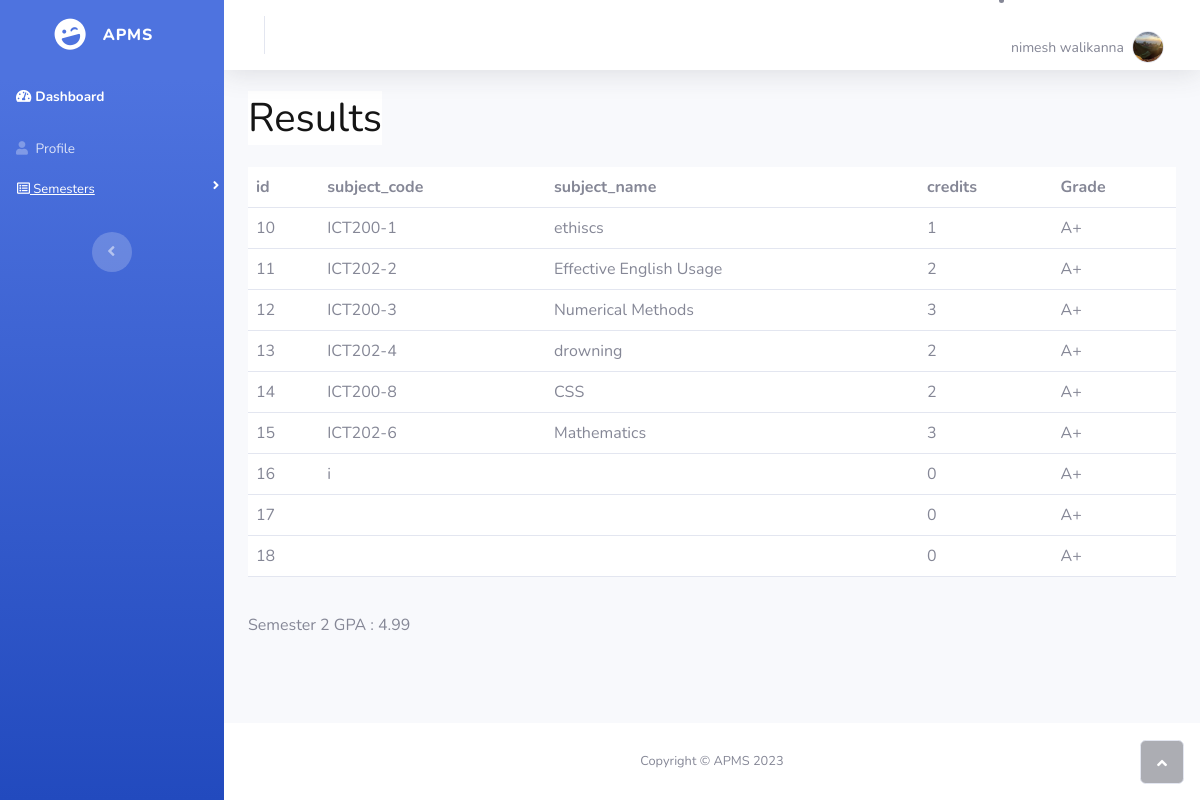
The app's page /student/Student_Semester/Semester_1.php (signed in) with its own data.
### tables this page shows
CREATE TABLE `tbl_students` (
  `stu_id` int(11) NOT NULL,
  `username` varchar(255) NOT NULL,
  `password` varchar(255) NOT NULL,
  `role_id` int(10) NOT NULL,
  `Degree_id` varchar(100) NOT NULL,
  `index_no` varchar(100) NOT NULL,
  `name` varchar(255) NOT NULL,
  `nic` varchar(100) NOT NULL,
  `DOB` date NOT NULL,
  `gender` varchar(100) NOT NULL,
  `address` varchar(255) NOT NULL,
  `tel_no` int(20) NOT NULL,
  `image` varchar(255) NOT NULL,
  `gmail` varchar(255) NOT NULL,
  `linkdin` varchar(255) NOT NULL,
  `github` varchar(255) NOT NULL,
  `bio` varchar(255) NOT NULL,
  `Batch_id` int(20) NOT NULL,
  `batch_index` varchar(100) NOT NULL,
  `Degree_index` varchar(100) NOT NULL,
  `Degree_name` varchar(255) NOT NULL
);

CREATE TABLE `tbl_subject` (
  `subject_id` int(11) NOT NULL,
  `semester_id` int(20) NOT NULL,
  `degree_id` int(20) NOT NULL,
  `semester_number` int(10) NOT NULL,
  `subject_name` varchar(255) NOT NULL,
  `subject_code` varchar(100) NOT NULL,
  `credits` varchar(50) NOT NULL
);

CREATE TABLE `tbl_results_sem1` (
  `result_id` int(11) NOT NULL,
  `enrollment_number` varchar(20) NOT NULL,
  `stu_index` varchar(100) NOT NULL,
  `Batch_id` int(20) NOT NULL,
  `grade_subject_1` varchar(2) NOT NULL,
  `grade_subject_2` varchar(2) NOT NULL,
  `grade_subject_3` varchar(2) NOT NULL,
  `grade_subject_4` varchar(2) NOT NULL,
  `grade_subject_5` varchar(2) NOT NULL,
  `grade_subject_6` varchar(2) NOT NULL,
  `grade_subject_7` varchar(2) NOT NULL,
  `grade_subject_8` varchar(2) NOT NULL,
  `grade_subject_9` varchar(2) NOT NULL,
  `current_gpa` decimal(3,2) DEFAULT NULL,
  `created_at` timestamp NOT NULL DEFAULT current_timestamp()
);

### student/Student_Semester/Semester_1.php (the view, shortened to what this page needs)
<?php include("C:/xampp/htdocs/APMS/student/parts/header.php"); ?>
<body id="page-top">
    <?php
    include("C:/xampp/htdocs/APMS/student/parts/navbar.php");
    ?>
    <div class="d-flex flex-column" id="content-wrapper">
        <div id="content">
            <?php include("C:/xampp/htdocs/APMS/student/parts/searchbar.php") ?>
            <div class="container">
                <h1 id="Results" style="padding-bottom: 17px;"><span style="color: rgb(21, 21, 21); background-color: rgb(255, 255, 255);">Results</span></h1>
            </div>
            <section>
                <div>
                    <div class="container">
                        <div class="table-responsive">
                            <table class="table">
                                <tr>
                                    <th>id</th>
                                    <th>subject_code</th>
                                    <th>subject_name</th>
                                    <th>credits</th>
                                    <th>Grade</th>
                                </tr>
                                <?php
                                $sql_student_info = "SELECT Degree_id, Batch_id FROM tbl_students WHERE stu_id = $user_id";
                                $res_student_info = mysqli_query($conn, $sql_student_info);
                                if ($res_student_info == TRUE) {
                                    $count_student_info = mysqli_num_rows($res_student_info);
                                    if ($count_student_info > 0) {
                                        while ($rows_student_info = mysqli_fetch_assoc($res_student_info)) {
                                            $degree_id = $rows_student_info['Degree_id'];
                                        }
                                    }
                                }
                                $semester_num = 1;
                                $sql_semesterid = "SELECT semester_id FROM tbl_semester WHERE semester_number = $semester_num AND degree_id= $degree_id";
                                $res_semesterid = mysqli_query($conn, $sql_semesterid);
                                if ($res_semesterid == TRUE) {
                                    $count_semesterid = mysqli_num_rows($res_semesterid);
                                    if ($count_semesterid > 0) {
                                        while ($rows_semesterid = mysqli_fetch_assoc($res_semesterid)) {
                                            $semester_id = $rows_semesterid['semester_id'];
                                        }
                                    }
                                }
                                $sql_subjects = "SELECT * FROM tbl_subject WHERE semester_id = $semester_id AND degree_id = $degree_id";
                                $res_subjects = mysqli_query($conn, $sql_subjects);
                                $sql_results = "SELECT * FROM tbl_results_sem1 WHERE enrollment_number = $user_id";
                                $res_results = mysqli_query($conn, $sql_results);
                                $results_array = [];
                                while ($result_row = mysqli_fetch_assoc($res_results)) {
                                    $results_array[] = $result_row;
                                }
                                while ($subject_row = mysqli_fetch_assoc($res_subjects)) {
                                    echo "<tr>";
                                    echo "<td>{$subject_row['subject_id']}</td>";
                                    echo "<td>{$subject_row['subject_code']}</td>";
                                    echo "<td>{$subject_row['subject_name']}</td>";
                                    echo "<td>{$subject_row['credits']}</td>";
                                    for ($subject_number = 1; $subject_number <= 9; $subject_number++) {
                                        if (isset($results_array[$subject_number - 1])) {
                                            echo "<td>{$results_array[$subject_number - 1]["grade_subject_$subject_number"]}</td>";
                                        } else {
                                        }
                                    }
                                    echo "</tr>";
                                }
                                ?>
                            </table>
                        </div>
                    </div>
                </div>
            </section>
            <div class="container" style="margin-top: 20px;">
                <div class="row">
                        <?php
                        $sql_semester2 = "SELECT current_gpa FROM tbl_results_sem1 WHERE enrollment_number = $user_id";
                        $res_semester2 = mysqli_query($conn, $sql_semester2);
                        if ($res_semester2 == TRUE) {
                            $count_semester2 = mysqli_num_rows($res_semester2);
                            if ($count_semester2 > 0) {
                                while ($rows_semester2 = mysqli_fetch_assoc($res_semester2)) {
                                    $gpa_sem2 = $rows_semester2['current_gpa'];
                                }
                            } else {
                                $gpa_sem2 = 0.00;
                            }
                        }
                        ?>
                    <p>Semester 2 GPA : <?php echo $gpa_sem2 ?> </p>
                </div>
            </div>
        </div>
        <?php include('C:/xampp/htdocs/APMS/student/parts/footer.php')
        ?>

### student/parts/header.php (shortened to what this page needs)
<!DOCTYPE html>
<html data-bs-theme="light" lang="en">
<head>
     <link rel="stylesheet" href="/APMS/student/parts/assets/bootstrap/css/bootstrap.min.css">
     <link rel="stylesheet" href="/APMS/student/parts/assets/fonts/fontawesome-all.min.css">
</head>

### student/parts/navbar.php (shortened to what this page needs)
<div id="wrapper">
     <?php
     $user_id = $_SESSION['user_id'];
     ?>
     <nav class="navbar navbar-dark align-items-start sidebar sidebar-dark accordion bg-gradient-primary p-0">
          <div class="container-fluid d-flex flex-column p-0"><a class="navbar-brand d-flex justify-content-center align-items-center sidebar-brand m-0" href="#">
                    <div class="sidebar-brand-icon rotate-n-15"><i class="fas fa-laugh-wink"></i></div>
                    <div class="sidebar-brand-text mx-3"><span>APMS</span></div>
               </a>
               <ul class="navbar-nav text-light" id="accordionSidebar">
                    <li class="nav-item">
                         <a class="nav-link active" href="/APMS/student/index.php?user_id='<?php echo $user_id; ?>'">
                              <i class="fas fa-tachometer-alt"></i><span>Dashboard</span>
                         </a>
                    </li>
                    <li class="nav-item">
                         <a class="nav-link" href="/APMS/student/Student_profile/Std_profile.php?user_id='<?php echo $user_id; ?>'">
                              <i class="fas fa-user"></i><span>&nbsp;Profile</span>
                         </a>
                    </li>
                    <li class="nav-item">
                         <div class="nav-item dropdown" style="color: rgb(255,255,255);margin-left: 5px;">
                              <a class="dropdown-toggle" aria-expanded="false" data-bs-toggle="dropdown" href="#" style="color: rgb(255,255,255);margin-left: 12px;font-size: 13px;">
                                   <i class="far fa-list-alt"></i>&nbsp;Semesters</a>
                         </div>
                    </li>
               </ul>
               <div class="text-center d-none d-md-inline"><button class="btn rounded-circle border-0" id="sidebarToggle" type="button"></button></div>
          </div>
     </nav>

### student/parts/searchbar.php (shortened to what this page needs)
<nav class="navbar navbar-light navbar-expand bg-white shadow mb-4 topbar static-top">
     <div class="container-fluid"><button class="btn btn-link d-md-none rounded-circle me-3" id="sidebarToggleTop" type="button"><i class="fas fa-bars"></i></button>
          <li class="nav-item dropdown no-arrow">
               <div class="nav-item dropdown no-arrow">
                    <a class="dropdown-toggle nav-link" aria-expanded="false" data-bs-toggle="dropdown" href="#">
                         <?php
                             $sql_student_info = "SELECT * FROM tbl_students WHERE stu_id = $user_id";
                             $res_student_info = mysqli_query($conn, $sql_student_info);
                             if ($res_student_info == TRUE) {
                                  $count_student_info = mysqli_num_rows($res_student_info);
                                  if ($count_student_info > 0) {
                                       while ($rows_student_info = mysqli_fetch_assoc($res_student_info)) {
                                            $name = $rows_student_info['name'];
                                            $image = $rows_student_info['image'];
                                       }
                                  }
                             }
                             ?>
                         <span class="d-none d-lg-inline me-2 text-gray-600 small"><?php echo $name ?></span>
                         <img class="border rounded-circle img-profile" src="/APMS/images/student/<?php echo $image ?> ">
                    </a>
               </div>
          </li>
     </div>
</nav>

### student/parts/footer.php (shortened to what this page needs)
<footer class="bg-white sticky-footer">
     <div class="container my-auto">
          <div class="text-center my-auto copyright"><span>Copyright © APMS 2023</span></div>
     </div>
</footer>
</div><a class="border rounded d-inline scroll-to-top" href="#page-top"><i class="fas fa-angle-up"></i></a>
</div>
</body>
</html>

### records on screen
tbl_students: name "nimesh walikanna", image (picture)
tbl_subject: subject_id "10", subject_code "ICT200-1", subject_name "ethiscs", credits "1"
tbl_results_sem1: grade_subject_1 "A+", current_gpa "4.99"
tbl_subject: subject_id "11", subject_code "ICT202-2", subject_name "Effective English Usage", credits "2"
tbl_subject: subject_id "12", subject_code "ICT200-3", subject_name "Numerical Methods", credits "3"
tbl_subject: subject_id "13", subject_code "ICT202-4", subject_name "drowning", credits "2"
tbl_subject: subject_id "14", subject_code "ICT200-8", subject_name "CSS", credits "2"
tbl_subject: subject_id "15", subject_code "ICT202-6", subject_name "Mathematics", credits "3"
tbl_subject: subject_id "16", subject_code "i", credits "0"
tbl_subject: subject_id "17", credits "0"
tbl_subject: subject_id "18", credits "0"
